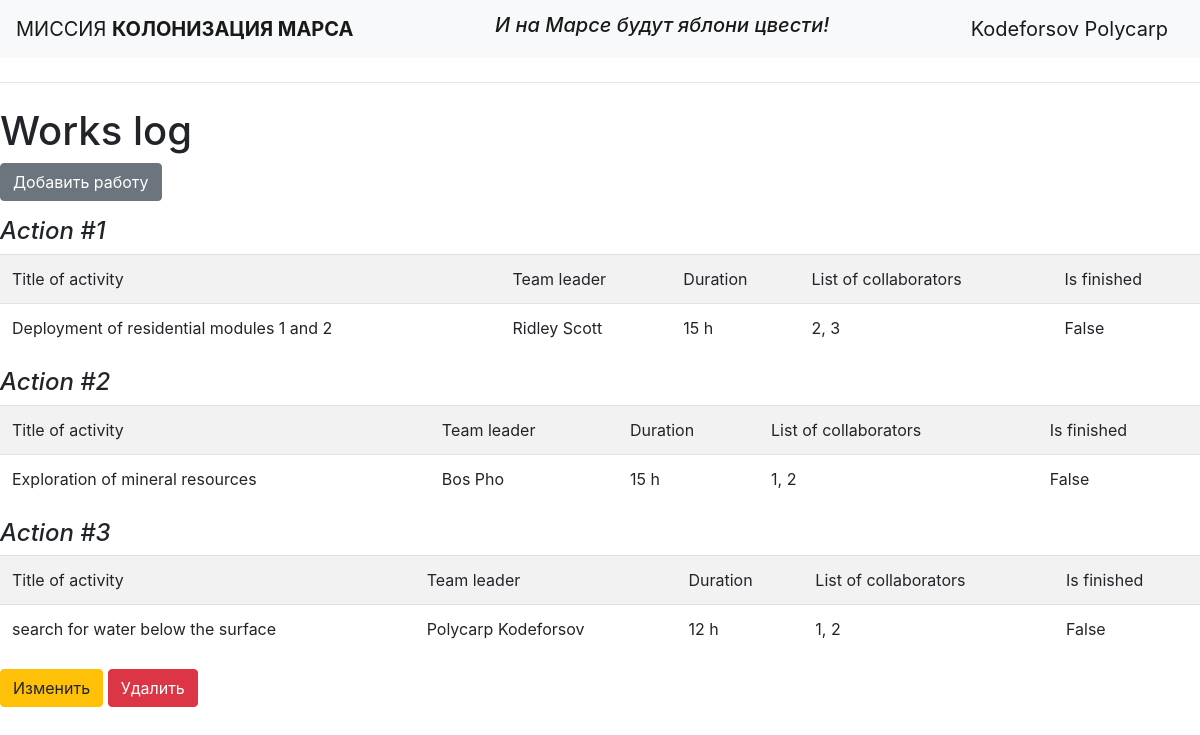
/ (signed in), run on the app's committed database.
### data/users.py (models this page shows, shortened)
class User(SqlAlchemyBase, UserMixin):
    __tablename__ = 'users'
    id = sqlalchemy.Column(sqlalchemy.Integer, primary_key=True, autoincrement=True)
    surname = sqlalchemy.Column(sqlalchemy.String)
    name = sqlalchemy.Column(sqlalchemy.String)
    age = sqlalchemy.Column(sqlalchemy.Integer)
    position = sqlalchemy.Column(sqlalchemy.String)
    speciality = sqlalchemy.Column(sqlalchemy.String)
    address = sqlalchemy.Column(sqlalchemy.String)
    email = sqlalchemy.Column(sqlalchemy.String, unique=True)
    hashed_password = sqlalchemy.Column(sqlalchemy.String)
    modified_date = sqlalchemy.Column(sqlalchemy.DateTime, default=datetime.datetime.now)

### data/jobs.py (models this page shows)
class Jobs(SqlAlchemyBase):
    __tablename__ = 'jobs'
    id = sqlalchemy.Column(sqlalchemy.Integer, primary_key=True, autoincrement=True)
    team_leader = sqlalchemy.Column(sqlalchemy.Integer)
    job = sqlalchemy.Column(sqlalchemy.String)
    work_size = sqlalchemy.Column(sqlalchemy.Integer)
    collaborators = sqlalchemy.Column(sqlalchemy.String)
    start_date = sqlalchemy.Column(sqlalchemy.DateTime, default=datetime.datetime.now)
    end_date = sqlalchemy.Column(sqlalchemy.DateTime)
    is_finished = sqlalchemy.Column(sqlalchemy.Boolean)

### main.py (the view)
@app.route("/")
def index():
    db_sess = db_session.create_session()
    return render_template("index.html", jobs=db_sess.query(Jobs), users=db_sess.query(User))

### data/db_session.py (called while the page is built)
def create_session() -> Session:
    global __factory
    return __factory()

### main.py (called while the page is built)
@login_manager.user_loader
def load_user(user_id):
    db_sess = db_session.create_session()
    return db_sess.query(User).get(user_id)

### templates/index.html
{% extends "base.html" %}
{% block content %}
<h1>Works log</h1>
{% if current_user.is_authenticated %}
<p><a href="addjob" class="btn btn-secondary">Добавить работу</a></p>
{% endif %}
{% for job in jobs%}
<h4><i>Action #{{job.id}}</i></h4>
<table class="table table-striped">
    <tr>
        <td>Title of activity</td>
        <td>Team leader</td>
        <td>Duration</td>
        <td>List of collaborators</td>
        <td>Is finished</td>
    </tr>
    <tr>
        <td>{{job.job}}</td>
        <td>{{users[job.team_leader - 1].name}} {{users[job.team_leader - 1].surname}}</td>
        <td>{{job.work_size}} h</td>
        <td>{{job.collaborators}}</td>
        <td>{{job.is_finished}}</td>
    </tr>
</table>
{% if current_user.is_authenticated and current_user.id in (job.team_leader, 1)%}
    <div>
        <a href="/jobs/{{ job.id }}" class="btn btn-warning">
            Изменить
        </a>
        <a href="/deletejob/{{ job.id }}" class="btn btn-danger">
            Удалить
        </a>
    </div>
{% endif %}
{% endfor %}
{% endblock %}

### templates/base.html (shortened to what this page needs)
<!DOCTYPE html>
<html lang="en">
<head>
    <link rel="stylesheet"
          href="https://stackpath.bootstrapcdn.com/bootstrap/4.4.1/css/bootstrap.min.css"
>
</head>
<body>
<header>
    <nav class="navbar navbar-light bg-light">
        <a class="navbar-brand" href="#">МИССИЯ <b>КОЛОНИЗАЦИЯ МАРСА</b></a>
        <h4><i><a class="navbar-brand" href="#">И на Марсе будут яблони цвести!</a></i></h4>
        {% if current_user.is_authenticated %}
        <a class="navbar-brand" href="/logout">{{ current_user.surname }} {{ current_user.name }}</a>
        {% else %}
        <p>
            <a class="btn btn-primary " href="/register">Зарегистрироваться</a>
            <a class="btn btn-success" href="/login">Войти</a>
        </p>
        {% endif %}
    </nav>
</header>
</body>
<hr class="my-4">
{% block content %}{% endblock %}
</html>

### data on the page
User: surname "Kodeforsov", name "Polycarp"
Jobs: id "1", job "Deployment of residential modules 1 and 2", team_leader.name "Ridley", team_leader.surname "Scott", work_size "15", collaborators "2, 3", is_finished "False"
Jobs: id "2", job "Exploration of mineral resources", team_leader.name "Bos", team_leader.surname "Pho", work_size "15", collaborators "1, 2", is_finished "False"
Jobs: id "3", job "search for water below the surface", team_leader.name "Polycarp", team_leader.surname "Kodeforsov", work_size "12", collaborators "1, 2", is_finished "False"
